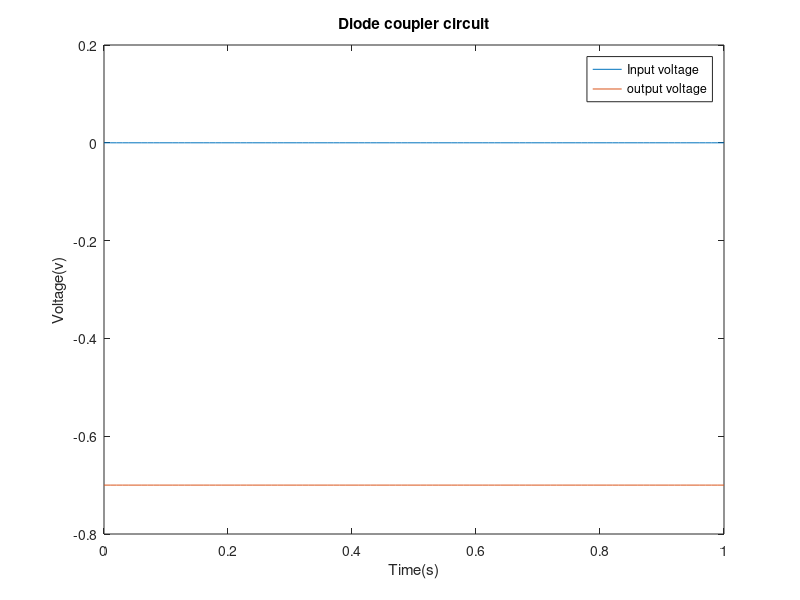

The MATLAB script that drew this image:
t=0:0.01:1;
Vi=(5*sin(2*pi*50*t));
Vd=0.7;
Vo=Vi;
Vo(Vi>Vd)=Vd;
Vo(Vi<Vd)=-Vd;
plot(t,Vi,t,Vo);
title('Diode coupler circuit');
xlabel('Time(s)');
ylabel('Voltage(v)');
legend('Input voltage','output voltage');
